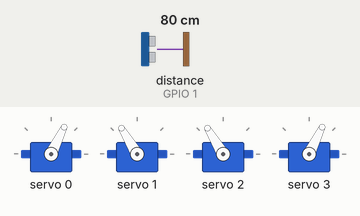
This sketch was run on a simulated ESP32-C3. Shown: 4 × servo. Wiring (inferred from the names in the program): ultrasonic range finder: trigger GPIO 0; echo GPIO 1. Inputs (shaded band) come from the test bench; at power-on: distance to the obstacle (sensor on GPIO 1) 80 cm. The echo pulse lasts 58.3 µs per cm; I2S audio is not simulated (input reads silence); random numbers use the default seed unless the sketch sets one; what the sketch prints to the serial monitor is not drawn.

Above: at 2.81 s.
3.5 s: distance to the obstacle (sensor on GPIO 1) set to 12 cm
At 3.58 s:
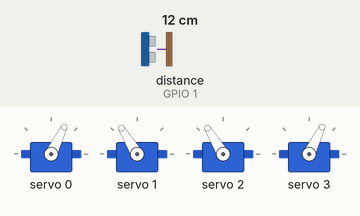
6.5 s: distance to the obstacle (sensor on GPIO 1) set to 9 cm
At 7.7 s:
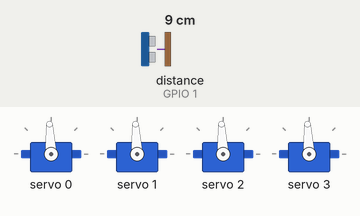
Timing chart, 0 to 9.5 s (numbered marks = the images above; inputs shaded):
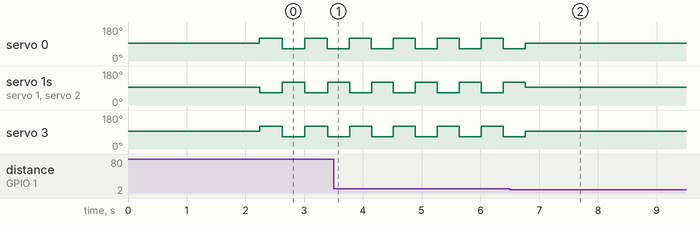

The sketch:

little_dog_walk.ino
```cpp
/*
 * LITTLE DOG — walk + obstacle-stop + modem voice
 * ===============================================
 * - Trots continuously (diagonal-pair swing).
 * - If something is within 10 cm of the HC-SR04, ALL legs freeze
 *   and it plays a dial-up modem "handshake" as its voice.
 * - Remove the obstacle and it resumes walking.
 *
 * Pins (ESP32-C3 SuperMini):
 *   GPIO0 TRIG   GPIO6 SDA   GPIO3 BCLK
 *   GPIO1 ECHO   GPIO7 SCL   GPIO4 LRC
 *                            GPIO5 DIN
 *   PCA9685 OE : unconnected (onboard pulldown enables outputs)
 *   MAX98357A  : SD->3.3V, GAIN->GND(15dB), Vin->5V, speaker on OUT+/-
 */

#include <Wire.h>
#include <Adafruit_PWMServoDriver.h>
#include "driver/i2s.h"

// ---------- pins ----------
#define PIN_TRIG 0
#define PIN_ECHO 1
#define PIN_SDA  6
#define PIN_SCL  7
#define I2S_BCLK 3
#define I2S_LRC  4
#define I2S_DIN  5

// ---------- servos ----------
Adafruit_PWMServoDriver pwm = Adafruit_PWMServoDriver(0x40);
#define SERVO_FREQ 50
#define CENTER 307
#define SWING   60
#define STOP_CM 10          // obstacle threshold (cm)

// ---------- audio ----------
#define SAMPLE_RATE 16000
#define I2S_PORT I2S_NUM_0
float g_volume = 1.0f;      // master software volume (0..1)

// =====================================================
//  AUDIO ENGINE
// =====================================================
static inline void writeSample(int16_t s) {
  int32_t v = (int32_t)(s * g_volume);
  if (v > 32767) v = 32767; else if (v < -32767) v = -32767;
  int16_t o = (int16_t)v;
  size_t bw;
  i2s_write(I2S_PORT, &o, sizeof(o), &bw, pdMS_TO_TICKS(50));  // finite: never hang
}

void silence(int ms) {
  int n = SAMPLE_RATE * ms / 1000;
  for (int i = 0; i < n; i++) writeSample(0);
}

void toneMix(float f1, float f2, int ms, int a1, int a2) {
  int n = SAMPLE_RATE * ms / 1000;
  float p1 = 0, p2 = 0;
  float i1 = 2.0f * PI * f1 / SAMPLE_RATE, i2 = 2.0f * PI * f2 / SAMPLE_RATE;
  for (int i = 0; i < n; i++) {
    int32_t s = (int32_t)(a1 * sinf(p1)) + (int32_t)(a2 * sinf(p2));
    if (s > 32767) s = 32767; else if (s < -32767) s = -32767;
    p1 += i1; if (p1 > TWO_PI) p1 -= TWO_PI;
    p2 += i2; if (p2 > TWO_PI) p2 -= TWO_PI;
    writeSample((int16_t)s);
  }
}
void tone1(float f, int ms, int a) { toneMix(f, 0, ms, a, 0); }

void sweepTone(float f0, float f1, int ms, int a) {
  int n = SAMPLE_RATE * ms / 1000;
  float ph = 0;
  for (int i = 0; i < n; i++) {
    float f = f0 + (f1 - f0) * ((float)i / n);
    ph += 2.0f * PI * f / SAMPLE_RATE; if (ph > TWO_PI) ph -= TWO_PI;
    writeSample((int16_t)(a * sinf(ph)));
  }
}
void noiseBurst(int ms, int a) {
  int n = SAMPLE_RATE * ms / 1000;
  for (int i = 0; i < n; i++) writeSample((int16_t)random(-a, a));
}

// The authentic dial-up handshake (~5 s): dial tone -> dialing ->
// answer tone -> probing tones -> long warble -> scrambled data -> connect.
void modemHandshake() {
  // 1) dial tone
  toneMix(350, 440, 400, 9000, 9000);
  silence(150);

  // 2) DTMF "dialing" — 7 digits
  const float dtmf[7][2] = {
    {697,1336},{770,1477},{852,1209},{941,1336},
    {697,1477},{770,1209},{852,1477}
  };
  for (int d = 0; d < 7; d++) { toneMix(dtmf[d][0], dtmf[d][1], 110, 9000, 9000); silence(55); }
  silence(220);

  // 3) answer tone (~2100 Hz "bong")
  tone1(2100, 480, 15000);
  silence(60);

  // 4) probing tones — the scanning "doo-doo-doo"
  const float probe[7] = {1200, 1800, 1500, 2100, 1650, 2400, 1350};
  for (int i = 0; i < 7; i++) tone1(probe[i], 70, 12000);
  silence(90);

  // 5) the iconic warble — long "reeee-ooo" glides + trilling
  for (int k = 0; k < 3; k++) {
    sweepTone(1500, 2450, 210, 12000);
    sweepTone(2450, 1500, 210, 12000);
  }
  for (int k = 0; k < 6; k++) {
    toneMix(1650, 2250, 55, 8000, 8000);
    toneMix(1850, 2100, 55, 8000, 8000);
  }

  // 6) scrambled data — the loud hiss, building
  noiseBurst(170, 7000);
  for (int k = 0; k < 4; k++) {
    noiseBurst(120, 11000);
    toneMix(1900, 2400, 65, 6000, 6000);
  }
  noiseBurst(210, 12000);

  // 7) carrier connect + settle
  toneMix(1070, 2400, 300, 8000, 8000);
  sweepTone(2400, 1000, 240, 10000);
  silence(40);
}

void setupI2S() {
  i2s_config_t cfg = {
    .mode = (i2s_mode_t)(I2S_MODE_MASTER | I2S_MODE_TX),
    .sample_rate = SAMPLE_RATE,
    .bits_per_sample = I2S_BITS_PER_SAMPLE_16BIT,
    .channel_format = I2S_CHANNEL_FMT_ONLY_LEFT,
    .communication_format = I2S_COMM_FORMAT_STAND_I2S,
    .intr_alloc_flags = 0,
    .dma_buf_count = 8,
    .dma_buf_len = 64,
    .use_apll = false,
    .tx_desc_auto_clear = true,
    .fixed_mclk = 0
  };
  i2s_pin_config_t pins = {
    .bck_io_num = I2S_BCLK, .ws_io_num = I2S_LRC,
    .data_out_num = I2S_DIN, .data_in_num = I2S_PIN_NO_CHANGE
  };
  i2s_driver_install(I2S_PORT, &cfg, 0, NULL);
  i2s_set_pin(I2S_PORT, &pins);
  i2s_zero_dma_buffer(I2S_PORT);
}

// =====================================================
//  DISTANCE
// =====================================================
long pingCM() {
  digitalWrite(PIN_TRIG, LOW);  delayMicroseconds(3);
  digitalWrite(PIN_TRIG, HIGH); delayMicroseconds(10);
  digitalWrite(PIN_TRIG, LOW);
  long dur = pulseIn(PIN_ECHO, HIGH, 25000UL);
  if (dur == 0) return -1;
  return dur / 58;
}
long distanceCM() {                 // median of 3 pings
  long v[3]; int m = 0;
  for (int i = 0; i < 3; i++) { long d = pingCM(); if (d > 0) v[m++] = d; delay(6); }
  if (m == 0) return -1;
  for (int i = 1; i < m; i++) { long k=v[i]; int j=i-1; while(j>=0&&v[j]>k){v[j+1]=v[j];j--;} v[j+1]=k; }
  return v[m/2];
}

// =====================================================
//  SERVOS
// =====================================================
void centerAll() { for (int c = 0; c < 4; c++) pwm.setPWM(c, 0, CENTER); }

// =====================================================
void setup() {
  Serial.begin(115200);
  delay(1200);
  Serial.println("\n=== LITTLE DOG — walk + stop + voice ===");

  pinMode(PIN_TRIG, OUTPUT);
  pinMode(PIN_ECHO, INPUT);
  digitalWrite(PIN_TRIG, LOW);

  Wire.begin(PIN_SDA, PIN_SCL);
  pwm.begin();
  pwm.setPWMFreq(SERVO_FREQ);
  centerAll();

  setupI2S();

  Serial.println("Walking. Put a hand <10 cm in front -> freeze + modem voice.\n");
  delay(1000);
}

int  phase = 0;
bool wasBlocked = false;

void loop() {
  long d = distanceCM();
  bool blocked = (d > 0 && d <= STOP_CM);

  Serial.print("distance = ");
  if (d < 0) Serial.print("(clear) "); else { Serial.print(d); Serial.print(" cm  "); }

  if (blocked) {
    Serial.println("-> STOP + voice");
    centerAll();                       // freeze all legs
    if (!wasBlocked) modemHandshake(); // play the voice once, on the stop edge
    wasBlocked = true;
    delay(100);
    return;
  }

  // ---- clear: trot (diagonal pairs) ----
  Serial.println("-> WALKING");
  wasBlocked = false;
  if (phase == 0) {
    pwm.setPWM(0, 0, CENTER + SWING); pwm.setPWM(3, 0, CENTER + SWING);
    pwm.setPWM(1, 0, CENTER - SWING); pwm.setPWM(2, 0, CENTER - SWING);
  } else {
    pwm.setPWM(0, 0, CENTER - SWING); pwm.setPWM(3, 0, CENTER - SWING);
    pwm.setPWM(1, 0, CENTER + SWING); pwm.setPWM(2, 0, CENTER + SWING);
  }
  phase ^= 1;
  delay(350);
}
```

Measured:
- the behaviour switches between 11 and 10 cm on distance to the obstacle (sensor on GPIO 1) (found by bisection; images 1 and 2)
